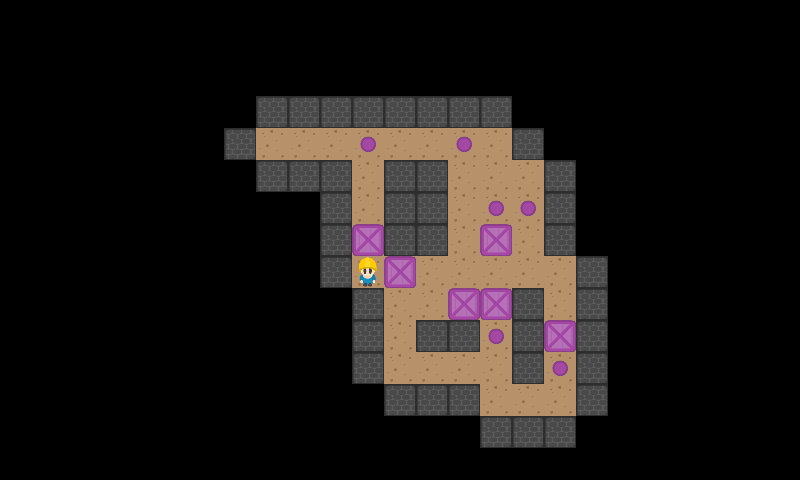

Tiled map render using the project's own tile images. Description and the map definition, with tile-layer contents summarised, below:
An orthogonal 25x15 tile map with 32x32 px tiles, 2 tile layers (StaticMap, Objetos).

<map version="1.0" orientation="orthogonal" renderorder="right-down" width="25" height="15" tilewidth="32" tileheight="32">
 <tileset firstgid="1" source="Tileset.tsx" />
 <layer name="StaticMap" width="25" height="15">
  <data>[375 cells, 87 non-empty, 2 distinct tile ids]</data>
 </layer>
 <layer name="Objetos" width="25" height="15">
  <data>[375 cells, 13 non-empty, 3 distinct tile ids]</data>
 </layer>
</map>
